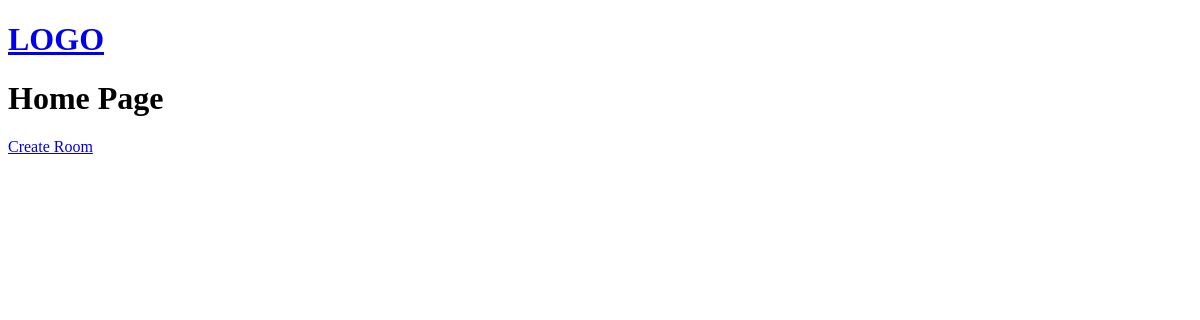
The app's page /, older data.
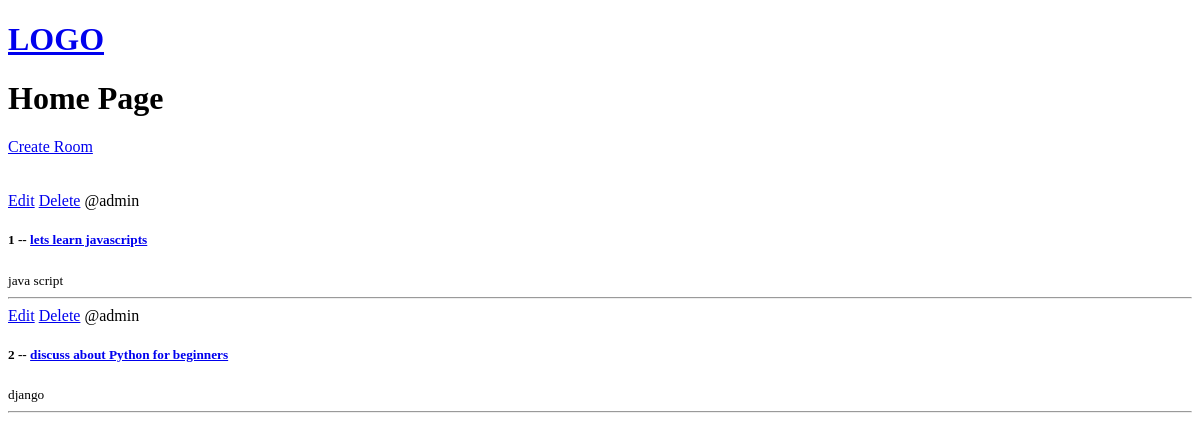
The same page, newer data.
### base/models.py (models this page shows, shortened)
class Room(models.Model):
    host =  models.ForeignKey(User,on_delete=models.SET_NULL, null=True)
    topic = models.ForeignKey(Topic,on_delete=models.SET_NULL, null=True,)
    name = models.CharField(max_length=200)
    description = models.TextField(null=True, blank=True)
    updated = models.DateTimeField(auto_now=True)
    created = models.DateTimeField(auto_now_add=True)
    class Meta:
        ordering = ['-updated','-created']
    def get_absolute_url(self):
        return reverse('base:room', kwargs={'pk':self.id})

class Topic(models.Model):
    name = models.CharField(max_length=200)

### base/views.py (the view)
# urls.py: path('',home, name='home'),
def home(request):
    rooms = Room.objects.all()
    context = {'rooms':rooms}
    return render(request,'home.html',context=context)

### base/templates/base/home.html (shortened to what this page needs)
{% extends 'main.html' %}
{% block content%}
<h1>Home Page</h1>
<div>
    <a href="{% url 'base:create_room' %}"> Create Room</a>
    <br>
    <br>
    <br>
    <div>
        {% for room in rooms %}
        <div>
            <a href="{% url 'base:update_room' room.id %}">Edit</a>
            <a href="{% url 'base:delete_room' room.id %}">Delete</a>
            <span>@{{room.host.username}}</span>
            <h5>{{room.id}} -- <a href="{{room.get_absolute_url}}">{{ room.name }}</a></h5>
            <small>{{room.topic.name}}</small>
            <hr>
        </div>
        {% endfor %}
    </div>
</div>
{% endblock %}

### templates/main.html (shortened to what this page needs)
<!DOCTYPE html>
<html lang="en">
<head>
</head>
<body>
    {% include 'navbar.html' %}
    {% block content %}
    {% endblock %}
</body>
</html>

### templates/navbar.html
<a href="{% url 'base:home' %}">
    <h1>LOGO</h1>
</a>

Row changes from the older to the newer data that the page shows:
added Room: host.username "admin", id "1", name "lets learn javascripts", topic.name "java script"
added Room: host.username "admin", id "2", name "discuss about Python for beginners", topic.name "django"
